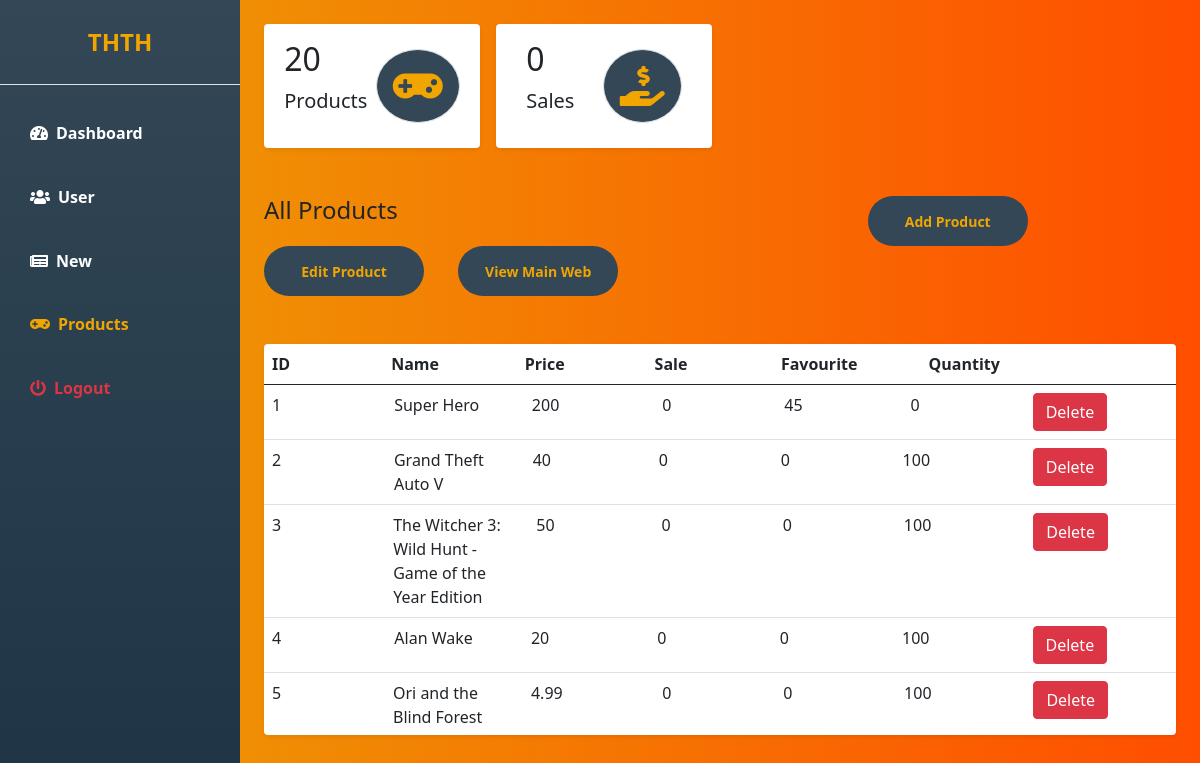
Page /admin-product.php on the committed database.
### tables this page shows
CREATE TABLE `product` (
  `product_id` int(10) NOT NULL,
  `image` varchar(100) NOT NULL,
  `name` varchar(100) NOT NULL,
  `price` float NOT NULL,
  `description` text DEFAULT NULL,
  `rating` int(10) NOT NULL,
  `quantity` int(4) NOT NULL DEFAULT 0,
  `os` varchar(50) NOT NULL,
  `processor` varchar(50) NOT NULL,
  `memory` int(4) NOT NULL,
  `storage` int(4) NOT NULL,
  `graphics` varchar(50) NOT NULL
);

### admin-product.php (the view, shortened to what this page needs)
<!DOCTYPE html>
<html lang="en">
<head>
    <link href="https://cdn.jsdelivr.net/npm/bootstrap@5.0.0-beta3/dist/css/bootstrap.min.css" rel="stylesheet" />
    <link rel="stylesheet" href="https://cdnjs.cloudflare.com/ajax/libs/font-awesome/5.15.3/css/all.min.css" />
    <link rel="stylesheet" href="./style/admin-style.css" />
</head>
<body>
    <div class="d-flex" id="wrapper">
        <div class="bg-task-bar" id="sidebar-wrapper">
            <div class="sidebar-heading text-center py-4 primary-text fs-4 fw-bold text-uppercase border-bottom">THTH</div>
            <div class="list-group list-group-flush my-3">
                <a href="./admin-dashboard.php" class="list-group-item list-group-item-action bg-transparent second-text fw-bold"><i
                        class="fas fa-tachometer-alt me-2"></i>Dashboard</a>
                <a href="./admin-user.php" class="list-group-item list-group-item-action bg-transparent second-text fw-bold"><i
                        class="fas fa-users me-2"></i>User</a>
                <a href="./admin-new.php" class="list-group-item list-group-item-action bg-transparent second-text fw-bold"><i
                        class="fas fa-newspaper me-2"></i>New</a>
                <a href="./admin-product.php" class="list-group-item list-group-item-action bg-transparent second-text active"><i
                        class="fas fa-gamepad me-2"></i>Products</a>
                <a href="./login.php" class="list-group-item list-group-item-action bg-transparent text-danger fw-bold"><i
                        class="fas fa-power-off me-2"></i>Logout</a>
            </div>
        </div>
        <div id="page-content-wrapper">
                <div class="container-fluid px-4">
                    <div class="row g-3 my-2">
                        <div class="col-md-3">
                            <div class="p-3 bg-white shadow-sm d-flex justify-content-around align-items-center rounded">
                                <div>
                                    <?php
                                    $servername = "localhost";
                                    $username = "root";
                                    $password = "";
                                    $dbname = "thth_company";
                                    $conn = new mysqli($servername, $username, $password, $dbname);
                                        $sql2 = "SELECT * from productbuy ";
                                        $result2 = mysqli_query($conn,$sql2);
                                        $amount = mysqli_num_rows($result2);
                                        $sql1 = "SELECT * from product ";
                                        $result1 = mysqli_query($conn,$sql1);
                                        $amount1 = mysqli_num_rows($result1);
                                        echo '<h3 class="fs-2">'.$amount1.'</h3>';
                                    ?>
                                    <p class="fs-5">Products</p>
                                </div>
                                <i class="fas fa-gamepad fs-1 primary-text border rounded-full secondary-bg p-3"></i>
                            </div>
                        </div>
                        <div class="col-md-3">
                            <div class="p-3 bg-white shadow-sm d-flex justify-content-around align-items-center rounded">
                                <div>
                                    <?php
                                    echo '<h3 class="fs-2">'.$amount.'</h3>';
                                    ?>
                                    <p class="fs-5">Sales</p>
                                </div>
                                <i
                                    class="fas fa-hand-holding-usd fs-1 primary-text border rounded-full secondary-bg p-3"></i>
                            </div>
                        </div>
                    </div>
                    <div class="row my-5">
                        <div class= "search-row">
                            <h3 class="fs-4 mb-3" style="float: left;">All Products</h3>
                            <button class="view-modal" >Add Product</button>
                            <button class="view-modal2" >Edit Product</button>
                            <button class='view-btn' id='tomainweb'>View Main Web</button>
                        <div class="col">
                        <br><br>
                            <table id ="ptable"class="table bg-white rounded shadow-sm  table-hover">
                                <thead>
                                    <tr>
                                        <th scope="col" >ID</th>
                                        <th scope="col" class="productname">Name</th>
                                        <th scope="col" class="price">Price</th>
                                        <th scope="col" class="sale">Sale</th>
                                        <th scope="col" class="rate">Favourite</th>
                                        <th scope="col" class="quan">Quantity</th>
                                        <th scope="col" class="recom"></th>
                                    </tr>
                                </thead>
                                <tbody class="product-table">
                                    <?php
                                        $sql = "SELECT * from product";
                                        $result = mysqli_query($conn,$sql);
                                        if ($result->num_rows > 0)
                                        {
                                            while($row = $result ->fetch_assoc())
                                            {
                                                    $product_id = $row['product_id'];
                                                    $sql2 = "SELECT * from productbuy WHERE product_id = '$product_id'";
                                                    $result2 = mysqli_query($conn,$sql2);
                                                    $amount = mysqli_num_rows($result2);
                                                    echo "<tr>";
                                                    echo "<td scope='col' >". $row['product_id']."</td>";
                                                    echo "<td scope='col' class='productname'>". $row['name']."</td>";
                                                    echo "<td scope='col' class='price'>". $row['price']."</td>";
                                                    echo "<td scope='col' class='sale'>".  $amount."</td>";
                                                    echo "<td scope='col' class='rate'>". $row['rating']."</td>";
                                                    echo "<td scope='col' class='quan'>". $row['quantity']."</td>";
                                                    ?>
                                                    <td scope='col' class='recom'>
                                                        <a href="product.php?delete=<?php echo $row['product_id'];?>" class ="btn btn-danger">Delete</a></td>
                                                    <?php
                                                    echo "</tr>";
                                                }
                                        }
                                    ?>
                                </tbody>
                            </table>
                        </div>
                    </div>
                </div>
            </div>
        </div>
        </div>
</body>
</html>

### style/admin-style.css (style rules this page uses)
:root { --main-bg-color: #F0A500; --main-text-color: #F0A500; --second-text-color: #bbbec5; --second-bg-color: #334756; }
.primary-text { color: var(--main-text-color); }
.second-text { color: var(--second-text-color); }
.secondary-bg { background-color: var(--second-bg-color); }
.rounded-full { border-radius: 100%; }
.bg-task-bar { background: linear-gradient(#334756, #082032); }
.list-group-item { color: white; }
#wrapper { overflow-x: hidden; background-image: linear-gradient( to right, #ec9f05, #ff4e00 ); }
#sidebar-wrapper { min-height: 100vh; margin-left: -15rem; -webkit-transition: margin 0.25s ease-out; -moz-transition: margin 0.25s ease-out; -o-transition: margin 0.25s ease-out; transition: margin 0.25s ease-out; }
#sidebar-wrapper .sidebar-heading { padding: 0.875rem 1.25rem; font-size: 1.2rem; }
#sidebar-wrapper .list-group { width: 15rem; }
#page-content-wrapper { min-width: 100vw; }
.list-group-item { border: none; padding: 20px 30px; }
.list-group-item.active { background-color: transparent; color: var(--main-text-color); font-weight: bold; border: none; }
.product-table { display:block; height: 350px; overflow-y: auto; }
.table tr { display:block; float: left; }
.table th,td { width:200px; }
@media (min-width: 768px) { #sidebar-wrapper { margin-left: 0; } }
@media (min-width: 768px) { #page-content-wrapper { min-width: 0; width: 100%; } }
.view-modal { height: 50px; width: 160px; border: none; outline: none; border-radius: 60px; font-weight: 700; font-size: 14px; background: #334756; color: #F0A500; margin-left: 470px; }
.view-modal2 { height: 50px; width: 160px; border: none; outline: none; border-radius: 60px; font-weight: 700; font-size: 14px; background: #334756; color: #F0A500; }
.view-btn, .add-btn { height: 50px; width: 160px; border: none; outline: none; border-radius: 60px; font-weight: 700; font-size: 14px; background: #334756; color: #F0A500; margin-left: 30px; }

### rows in the picture
product: product_id "1", name "Super Hero", price "200", amount "0", rating "45", quantity "0"
product: product_id "2", name "Grand Theft Auto V", price "40", amount "0", rating "0", quantity "100"
product: product_id "3", name "The Witcher 3: Wild Hunt - Game of the Year Edition", price "50", amount "0", rating "0", quantity "100"
product: product_id "4", name "Alan Wake", price "20", amount "0", rating "0", quantity "100"
product: product_id "5", name "Ori and the Blind Forest", price "4.99", amount "0", rating "0", quantity "100"

### other values in the picture
$amount1 "20"
$amount "0"
